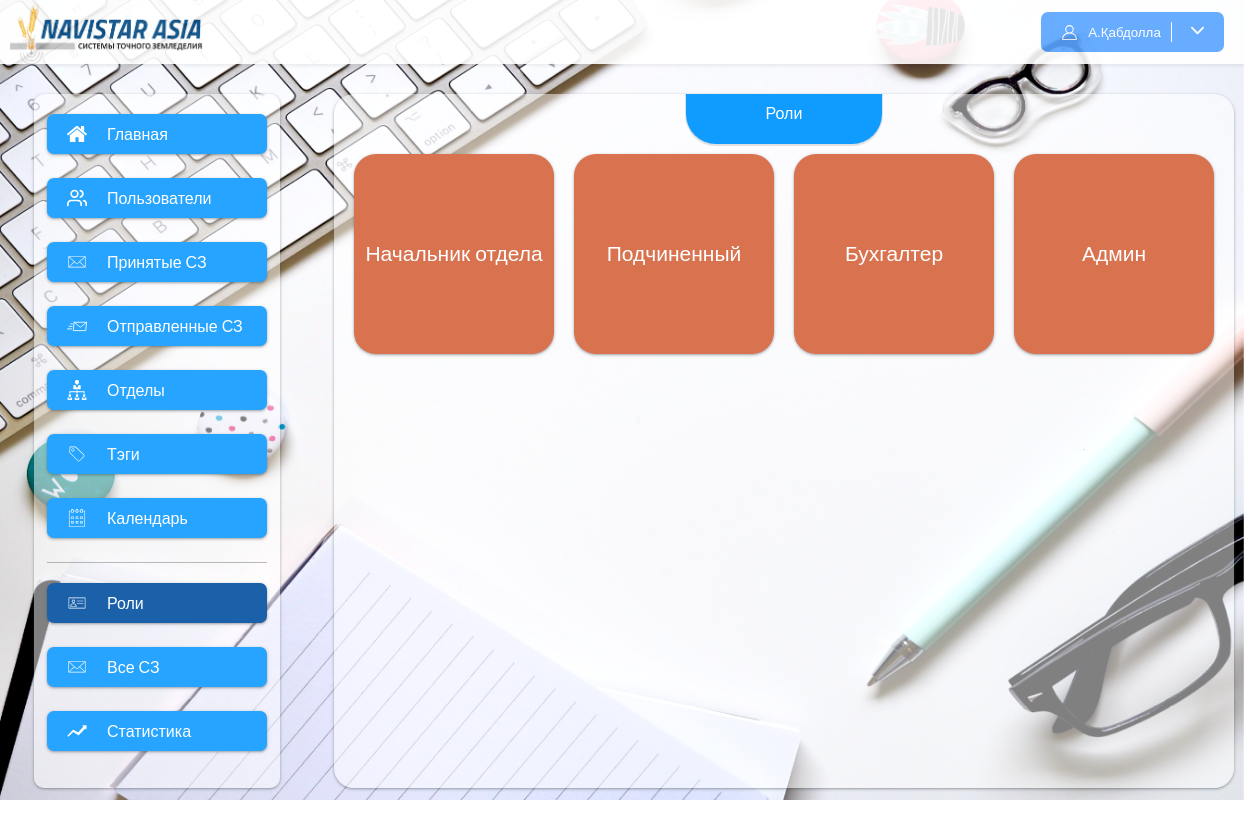
Page /roles (signed in) on the committed database.
### app/models.py (models this page shows, shortened)
class Role(models.Model):
    name = models.CharField(max_length=120)
    code = models.CharField(max_length=120, null=True, blank=True)
    def get_absolute_url(self):
        return reverse('role_detail', args=[str(self.pk)])
    class Meta:
        verbose_name = "Роль"
        verbose_name_plural = "Роли"

### app/views.py (the view)
# urls.py: path("roles", roles, name="roles"),
@login_required()
def roles(request):
    roles = Role.objects.all()
    return render(request, "roles.html", {"roles": roles})

### app/context_processors.py (called while the page is built)
def unReadNotes(request):
    if request.user.is_anonymous:
        return {}
    user = request.user
    unReadCount = NoteUsers.objects.filter(user=user).filter(note__user_index__gte=F('index')).order_by('-pk').filter(is_read=False).count()
    return {
        "unReadCount": unReadCount
    }

### app/templates/roles.html (shortened to what this page needs)
{% extends 'base.html' %}
{% block content %}
<div class="content">
    <div class="content_title">
        Роли
    </div>
    <ul class="roles">
    {% for role in roles %}
        <li class="role"><a href="{{ role.get_absolute_url }}">{{ role.name }}</a></li>
    {% endfor %}
    </ul>
</div>
{% endblock %}

### app/templates/base.html (shortened to what this page needs)
{% load static %}
<!DOCTYPE html>
<html>
<head>
    <link rel="stylesheet" href="{% static 'css/style.css' %}">
</head>
<body>
<div class="wrapper">
    <div class="header">
        <img src="{% static 'img/navistar.png' %}" height="100%">
        <button class="profile_button">
            {% if request.user.is_authenticated %}
            <img src="{% static 'img/profile.svg' %}" alt="" width="17px" height="17px">
				<span>
					{{ request.user.first_name|slice:"1" }}.{{ request.user.last_name }}
				</span>
            <span style="cursor: pointer" onclick="show_menu()">
                <img src="{% static 'img/arrow.svg' %}" alt="" width="13px" height="13px">
            </span>
            {% else %}
            <span>Войти</span>
            {% endif %}
        </button>
    </div>
    <div class="main">
        {% include 'include/sidebar_menu.html' %}
        {% block content %}
        {% endblock %}
    </div>
</div>
<img class="background" src="{% static 'img/15.jpg' %}">
</body>
</html>

### app/static/css/style.css (style rules this page uses)
body { padding:0px; margin:0px; overflow-x:hidden; font-family: 'Roboto', sans-serif; }
a { color: inherit; text-decoration: none; }
ul { list-style-type: none; padding: 0px; margin: 0px; }
.wrapper { width:100%; position: absolute; }
.background { height: 100vh; position: fixed; z-index: -1; width:100%; }
.header { box-shadow: 0px 2px 3px rgba(57, 57, 57, 0.09); height: 64px; background-color: #fff; opacity: .9; display: flex; justify-content: space-between; align-items: center; }
.header img { margin-left: 10px; }
.profile_button { background-color: #58A5FF; border-width: 0px; padding: 10px; color:white; border-radius: 7px; display: flex; margin-right:20px; align-items: center; }
.profile_button img { margin-right:10px; }
.main { display: flex; flex-direction: row; }
.content { flex-grow: 1; padding: 10px; padding-bottom:30px; min-height: 500px; margin:30px 20px; background: rgba(255, 255, 255, 0.5); box-shadow: 0px 4px 4px rgba(204, 204, 204, 0.25); box-shadow: 0 1px 2px 0 rgb(60 64 67 / 30%), 0 1px 3px 1px rgb(60 64 67 / 15%); border-radius: 20px; }
.content_title { padding: 10px 80px; border-bottom-right-radius: 30px; border-bottom-left-radius: 30px; font-family: 'Montserrat', sans-serif; color: #ffffff; width: fit-content; margin: auto; display: block; box-shadow: 0px 1px 0px 1px #78787836; background: #348cfb; background:#77a7ff; background:#109bff; height: 30px; margin-top: -10px; }
ul { list-style-type: none; }

### app/templates/roles.html (style rules this page uses)
.roles { display:flex; justify-content:center; }
.role { width: 200px; height: 200px; background-color: #d8724f; display: flex; font-size: 21px; color: white; border-radius: 22px; margin: 10px; box-shadow: 0 1px 2px 0 rgb(60 64 67 / 30%), 0 1px 3px 1px rgb(60 64 67 / 15%); transition:box-shadow .3s ease; }
.role a { height: 100%; display: flex; width: 100%; justify-content: center; align-items: center; }

### rows in the picture
Role: name "Начальник отдела"
Role: name "Подчиненный"
Role: name "Бухгалтер"
Role: name "Админ"

### other values in the picture
{{ request.user.first_name|slice:"1" }} "А"
{{ request.user.last_name }} "Қабдолла"
